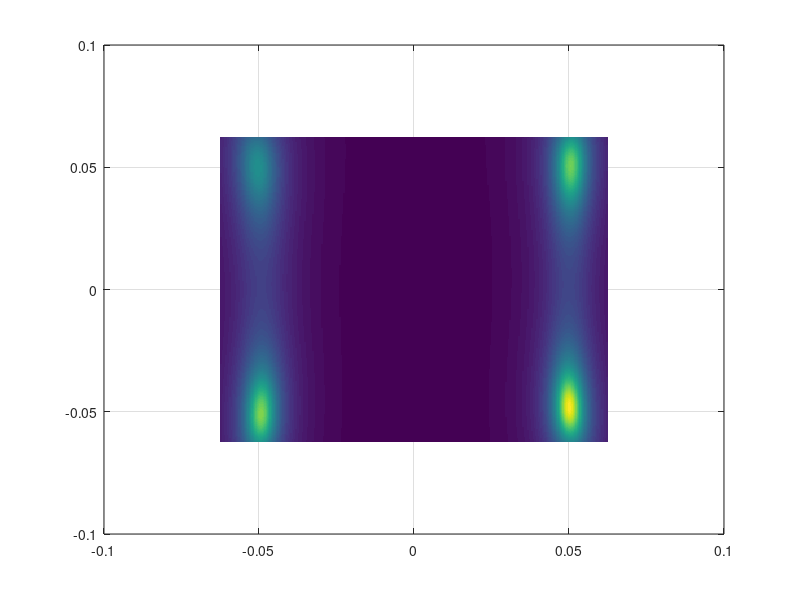

Reproduce this figure in MATLAB. (Note: this script raises an error after producing the figure.)
%This Matlab script can be used to reproduce Figure 8.15(b) in the textbook:
%Emil Bjornson and Ozlem Tugfe Demir (2024),
%"Introduction to Multiple Antenna Communications and Reconfigurable Surfaces", 
%Boston-Delft: Now Publishers, http://dx.doi.org/10.1561/9781638283157
%
%This is version 1.0 (Last edited: 2024-01-17)
%
%License: This code is licensed under the GPLv2 license. If you in any way
%use this code for research that results in publications, please cite our
%textbook as described above. You can find the complete code package at
%https://github.com/emilbjornson/mimobook

clear
close all

% Number of antennas
M = 50;
Mh = 10;
Mv = 5;

% Number of sources
K = 4;

%Fix the random seed for reproducibility purposes
rng(0);

% Azimuth angles of the sources in radians
azimAngles = [ pi/20; -pi/20; pi/20; -pi/20 ];

% Elevation angles of the sources in radians
elevAngles = [  pi/20;   pi/20; -pi/20; -pi/20 ];

% Number of samples
L = 50;

% Array response matrix
arrayResponseVector1a = exp(-1i*pi*(0:(Mh-1))*sin(azimAngles(1))*cos(elevAngles(1))).';
arrayResponseVector2a = exp(-1i*pi*(0:(Mv-1))*sin(elevAngles(1))).';

arrayResponseVector1b = exp(-1i*pi*(0:(Mh-1))*sin(azimAngles(2))*cos(elevAngles(2))).';
arrayResponseVector2b = exp(-1i*pi*(0:(Mv-1))*sin(elevAngles(2))).';

arrayResponseVector1c = exp(-1i*pi*(0:(Mh-1))*sin(azimAngles(3))*cos(elevAngles(3))).';
arrayResponseVector2c = exp(-1i*pi*(0:(Mv-1))*sin(elevAngles(3))).';

arrayResponseVector1d = exp(-1i*pi*(0:(Mh-1))*sin(azimAngles(4))*cos(elevAngles(4))).';
arrayResponseVector2d = exp(-1i*pi*(0:(Mv-1))*sin(elevAngles(4))).';


A = [ kron(arrayResponseVector1a,arrayResponseVector2a) ...
    kron(arrayResponseVector1b,arrayResponseVector2b) ...
    kron(arrayResponseVector1c,arrayResponseVector2c) ...
    kron(arrayResponseVector1d,arrayResponseVector2d)];

% Random source symbols
S = sqrt(0.5)*(randn(K,L) + 1i*randn(K,L));

% Noise variance
sigma2 = 1;

% Received signals
Y = A*S + sqrt(0.5*sigma2)*(randn(M,L) + 1i*randn(M,L));
Y2 = (Y*Y')/L;

[U,D] = eig(Y2);
[~,indexxSort] = sort(real(diag(D)),'descend');
U2 = U(:,indexxSort(11:end));
NoiseProj = (U2*U2');


angleGrid = linspace(-pi/16,pi/16,300);

[azimGrid,elevGrid] = meshgrid(angleGrid, angleGrid);


BF = zeros(size(azimGrid));

for t = 1:length(angleGrid)
    for t2 = 1:length(angleGrid)
        arrayResponseVector1 = exp(-1i*pi*(0:(Mh-1))*sin(azimGrid(t,t2))*cos(elevGrid(t,t2))).';
        arrayResponseVector2 = exp(-1i*pi*(0:(Mv-1))*sin(elevGrid(t,t2))).';
        arrayResponseVector = kron(arrayResponseVector1,arrayResponseVector2);

        BF(t,t2) = 1/abs(arrayResponseVector'*NoiseProj*arrayResponseVector);

    end
end

%% Plot the simulation results

figure;
hold on; box on; grid on;
surf(azimGrid/pi, elevGrid/pi, BF/max(max(BF)),'EdgeColor','none');
yline(1/20,'r--','LineWidth',2)
yline(-1/20,'r--','LineWidth',2)
xline(1/20,'r--','LineWidth',2)
xline(-1/20,'r--','LineWidth',2)

ax = gca;
set(ax, 'XTick', [-0.5, -1/4, -1/20, 0, 1/20, 1/4, 1/2]);
xticklabels({'$-\frac{\pi}{2}$','$-\frac{\pi}{4}$','$-\frac{\pi}{20}$','$0$', '$\frac{\pi}{20}$','$\frac{\pi}{4}$','$\frac{\pi}{2}$'});
set(ax, 'YTick', [-0.5, -1/3, -1/20, 0,1/20, 1/3, 1/2]);
yticklabels({'$-\frac{\pi}{2}$','$-\frac{\pi}{3}$', '$-\frac{\pi}{20}$','$0$', '$\frac{\pi}{20}$','$\frac{\pi}{3}$','$\frac{\pi}{2}$'});
xlabel('Azimuth angle ($\varphi$)','Interpreter','latex');
ylabel('Elevation angle ($\theta$)','Interpreter','latex');
set(gca,'fontsize',14);
axis square
xlim([min(angleGrid/pi) max(angleGrid/pi)]);
ylim([min(angleGrid/pi) max(angleGrid/pi)]);
shading interp;
view(0,90)
hBar = colorbar;
caxis([0, 1]);
set(hBar, 'TickLabelInterpreter', 'latex');
set(gcf, 'Renderer', 'Painters');
